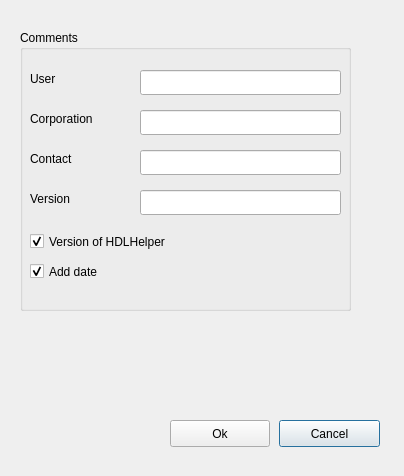
<?xml version="1.0" encoding="UTF-8"?>
<ui version="4.0">
 <class>HDLHelper_preferences</class>
 <widget class="QDialog" name="HDLHelper_preferences">
  <property name="geometry">
   <rect>
    <x>0</x>
    <y>0</y>
    <width>404</width>
    <height>476</height>
   </rect>
  </property>
  <property name="sizePolicy">
   <sizepolicy hsizetype="Fixed" vsizetype="Fixed">
    <horstretch>0</horstretch>
    <verstretch>0</verstretch>
   </sizepolicy>
  </property>
  <property name="maximumSize">
   <size>
    <width>404</width>
    <height>476</height>
   </size>
  </property>
  <property name="windowTitle">
   <string>Dialog</string>
  </property>
  <property name="windowIcon">
   <iconset>
    <normaloff>../../../img/logo/icon2.png</normaloff>../../../img/logo/icon2.png</iconset>
  </property>
  <widget class="QGroupBox" name="groupBox">
   <property name="geometry">
    <rect>
     <x>20</x>
     <y>30</y>
     <width>331</width>
     <height>281</height>
    </rect>
   </property>
   <property name="title">
    <string>Comments</string>
   </property>
   <widget class="QLineEdit" name="lineEdit_user">
    <property name="geometry">
     <rect>
      <x>120</x>
      <y>40</y>
      <width>201</width>
      <height>25</height>
     </rect>
    </property>
    <property name="inputMask">
     <string/>
    </property>
    <property name="text">
     <string/>
    </property>
   </widget>
   <widget class="QLabel" name="label_2">
    <property name="geometry">
     <rect>
      <x>10</x>
      <y>40</y>
      <width>51</width>
      <height>17</height>
     </rect>
    </property>
    <property name="text">
     <string>User</string>
    </property>
   </widget>
   <widget class="QLabel" name="label_3">
    <property name="geometry">
     <rect>
      <x>10</x>
      <y>80</y>
      <width>101</width>
      <height>17</height>
     </rect>
    </property>
    <property name="text">
     <string>Corporation</string>
    </property>
   </widget>
   <widget class="QLineEdit" name="lineEdit_corpation">
    <property name="geometry">
     <rect>
      <x>120</x>
      <y>80</y>
      <width>201</width>
      <height>25</height>
     </rect>
    </property>
    <property name="inputMask">
     <string/>
    </property>
    <property name="text">
     <string/>
    </property>
   </widget>
   <widget class="QLabel" name="label_4">
    <property name="geometry">
     <rect>
      <x>10</x>
      <y>120</y>
      <width>91</width>
      <height>17</height>
     </rect>
    </property>
    <property name="text">
     <string>Contact</string>
    </property>
   </widget>
   <widget class="QLineEdit" name="lineEdit_contact">
    <property name="geometry">
     <rect>
      <x>120</x>
      <y>120</y>
      <width>201</width>
      <height>25</height>
     </rect>
    </property>
    <property name="inputMask">
     <string/>
    </property>
    <property name="text">
     <string/>
    </property>
   </widget>
   <widget class="QLabel" name="label_5">
    <property name="geometry">
     <rect>
      <x>10</x>
      <y>160</y>
      <width>91</width>
      <height>17</height>
     </rect>
    </property>
    <property name="text">
     <string>Version</string>
    </property>
   </widget>
   <widget class="QLineEdit" name="lineEdit_4">
    <property name="geometry">
     <rect>
      <x>120</x>
      <y>160</y>
      <width>201</width>
      <height>25</height>
     </rect>
    </property>
    <property name="inputMask">
     <string/>
    </property>
    <property name="text">
     <string/>
    </property>
   </widget>
   <widget class="QCheckBox" name="checkBox_version_fl">
    <property name="geometry">
     <rect>
      <x>10</x>
      <y>200</y>
      <width>201</width>
      <height>23</height>
     </rect>
    </property>
    <property name="text">
     <string>Version of HDLHelper</string>
    </property>
    <property name="checked">
     <bool>true</bool>
    </property>
   </widget>
   <widget class="QCheckBox" name="checkBox_date">
    <property name="geometry">
     <rect>
      <x>10</x>
      <y>230</y>
      <width>201</width>
      <height>23</height>
     </rect>
    </property>
    <property name="text">
     <string>Add date</string>
    </property>
    <property name="checked">
     <bool>true</bool>
    </property>
   </widget>
  </widget>
  <widget class="QPushButton" name="pushButton_cancel">
   <property name="geometry">
    <rect>
     <x>279</x>
     <y>420</y>
     <width>101</width>
     <height>27</height>
    </rect>
   </property>
   <property name="text">
    <string>Cancel</string>
   </property>
  </widget>
  <widget class="QPushButton" name="pushButton_Ok">
   <property name="geometry">
    <rect>
     <x>170</x>
     <y>420</y>
     <width>100</width>
     <height>27</height>
    </rect>
   </property>
   <property name="text">
    <string>Ok</string>
   </property>
  </widget>
 </widget>
 <resources/>
 <connections/>
</ui>
